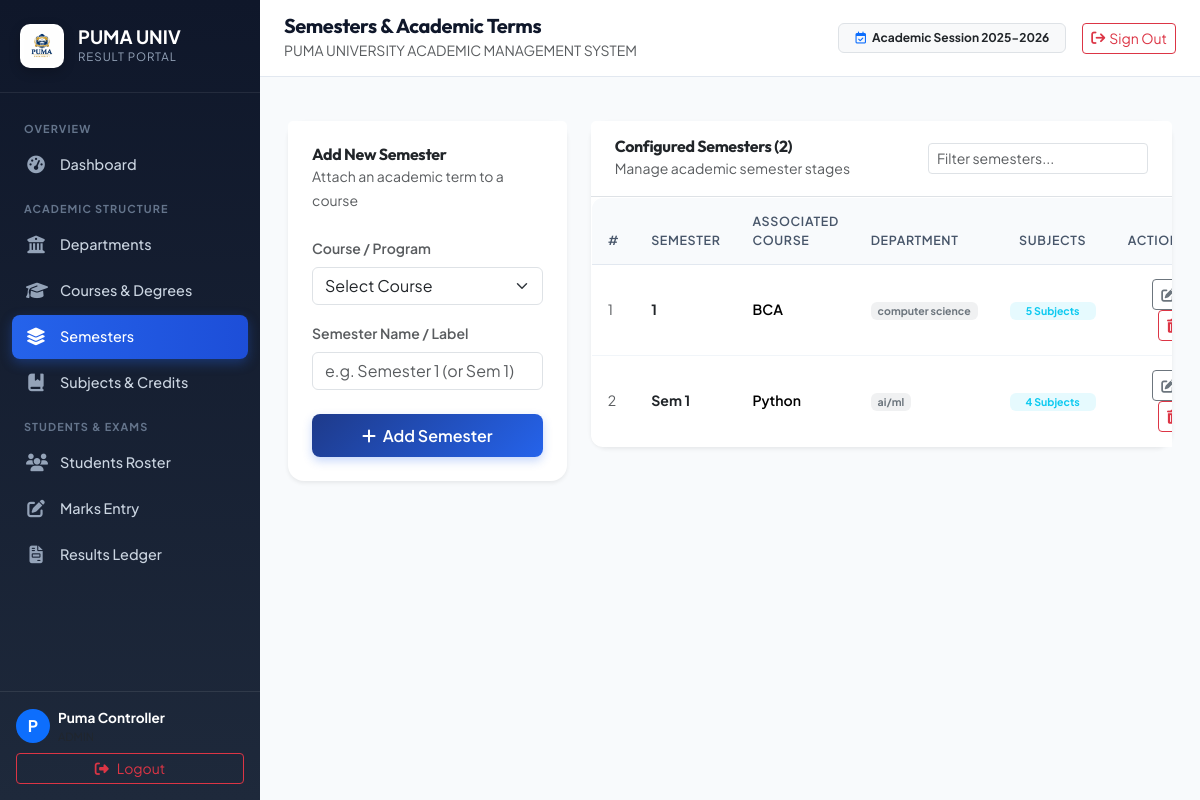
Page /semesters (signed in) on the committed database.
### tables this page shows
CREATE TABLE semesters (
            id INTEGER PRIMARY KEY AUTOINCREMENT,
            name TEXT NOT NULL,
            course_id INTEGER, created_at TIMESTAMP,
            FOREIGN KEY (course_id) REFERENCES courses(id)
        );

### app.py (the view)
@app.route("/semesters")
@admin_required
def semesters_page():
    semesters = database.get_semesters()
    courses = database.get_courses()
    return render_template("semesters.html", semesters=semesters, courses=courses)

### app.py (called while the page is built)
def admin_required(f):
    @wraps(f)
    def decorated_function(*args, **kwargs):
        if "user" not in session or session.get("role") != "admin":
            flash("Admin authentication required.", "danger")
            return redirect(url_for("home"))
        return f(*args, **kwargs)
    return decorated_function

### database.py (called while the page is built)
def get_db():
    conn = sqlite3.connect(DATABASE_PATH)
    conn.row_factory = sqlite3.Row
    conn.execute("PRAGMA foreign_keys = ON;")
    conn.execute("PRAGMA journal_mode = WAL;")
    return conn

def get_courses(department_id: int = None):
    conn = get_db()
    cursor = conn.cursor()
    query = """
        SELECT c.id, c.name, c.code, c.duration_years, c.department_id,
               d.name as department_name,
               COUNT(s.id) as semester_count
        FROM courses c
        JOIN departments d ON c.department_id = d.id
        LEFT JOIN semesters s ON s.course_id = c.id
    """
    params = []
    if department_id:
        query += " WHERE c.department_id = ?"
        params.append(department_id)
    query += " GROUP BY c.id ORDER BY c.name ASC"
    cursor.execute(query, params)
    rows = cursor.fetchall()
    conn.close()
    return [dict(r) for r in rows]

def get_semesters(course_id: int = None):
    conn = get_db()
    cursor = conn.cursor()
    query = """
        SELECT s.id, s.name, s.course_id,
               c.name as course_name,
               d.name as department_name,
               COUNT(sub.id) as subject_count
        FROM semesters s
        JOIN courses c ON s.course_id = c.id
        JOIN departments d ON c.department_id = d.id
        LEFT JOIN subjects sub ON sub.semester_id = s.id
    """
    params = []
    if course_id:
        query += " WHERE s.course_id = ?"
        params.append(course_id)
    query += " GROUP BY s.id ORDER BY s.course_id ASC, s.name ASC"
    cursor.execute(query, params)
    rows = cursor.fetchall()
    conn.close()
    return [dict(r) for r in rows]

### templates/semesters.html (shortened to what this page needs)
{% extends "base.html" %}
{% block page_heading %}Semesters & Academic Terms{% endblock %}
{% block content %}
<div class="container-fluid p-0">
    <div class="row g-4">
        <div class="col-lg-4">
            <div class="card border-0 shadow-sm rounded-4">
                <div class="card-header bg-white border-0 pt-4 px-4 pb-0">
                    <h6 class="fw-bold text-dark mb-0">Add New Semester</h6>
                    <small class="text-muted">Attach an academic term to a course</small>
                </div>
                <div class="card-body p-4">
                    <form method="POST" action="/semesters/add">
                        <div class="mb-3">
                            <label class="form-label fw-semibold small text-muted">Course / Program</label>
                            <select name="course_id" class="form-select" required>
                                <option value="">Select Course</option>
                            </select>
                        </div>
                        <div class="mb-4">
                            <label class="form-label fw-semibold small text-muted">Semester Name / Label</label>
                            <input type="text" name="name" class="form-control" placeholder="e.g. Semester 1 (or Sem 1)" required>
                        </div>
                        <button type="submit" class="btn btn-puma-primary w-100">
                            <i class="fa-solid fa-plus me-1"></i> Add Semester
                        </button>
                    </form>
                </div>
            </div>
        </div>
        <div class="col-lg-8">
            <div class="card border-0 shadow-sm rounded-4">
                <div class="card-header bg-white border-bottom py-3 px-4 d-flex justify-content-between align-items-center">
                    <div>
                        <h6 class="fw-bold text-dark mb-0">Configured Semesters ({{ semesters|length }})</h6>
                        <small class="text-muted">Manage academic semester stages</small>
                    </div>
                    <input type="text" class="form-control form-control-sm" placeholder="Filter semesters..." data-table-search="semTable" style="max-width: 220px;">
                </div>
                <div class="table-responsive">
                    <table class="table table-hover align-middle mb-0 table-modern" id="semTable">
                        <thead>
                            <tr>
                                <th>#</th>
                                <th>Semester</th>
                                <th>Associated Course</th>
                                <th>Department</th>
                                <th class="text-center">Subjects</th>
                                <th class="text-end">Actions</th>
                            </tr>
                        </thead>
                        <tbody>
                            {% for sem in semesters %}
                            <tr>
                                <td class="text-muted">{{ loop.index }}</td>
                                <td class="fw-bold text-dark">{{ sem.name }}</td>
                                <td>
                                    <div class="fw-semibold">{{ sem.course_name }}</div>
                                </td>
                                <td>
                                    <span class="badge bg-secondary bg-opacity-10 text-secondary">{{ sem.department_name }}</span>
                                </td>
                                <td class="text-center">
                                    <span class="badge bg-info bg-opacity-10 text-info px-3 py-1 fw-bold">
                                        {{ sem.subject_count }} Subjects
                                    </span>
                                </td>
                                <td class="text-end">
                                    <button class="btn btn-sm btn-outline-secondary me-1" data-bs-toggle="modal" data-bs-target="#editSemModal{{ sem.id }}">
                                        <i class="fa-solid fa-pen-to-square"></i>
                                    </button>
                                    <form method="POST" action="/semesters/delete/{{ sem.id }}" class="d-inline">
                                        <button type="button" class="btn btn-sm btn-outline-danger" data-confirm-delete="Semester '{{ sem.name }}'">
                                            <i class="fa-solid fa-trash-can"></i>
                                        </button>
                                    </form>
                                </td>
                            </tr>
                            {% endfor %}
                        </tbody>
                    </table>
                </div>
            </div>
        </div>
    </div>
</div>
{% endblock %}

### static/style.css (style rules this page uses)
:root { --primary: #1e3a8a; --primary-light: #3b82f6; --primary-dark: #172554; --accent: #f59e0b; --accent-red: #dc2626; --accent-green: #16a34a; --bg-main: #f8fafc; --card-bg: #ffffff; --text-primary: #0f172a; --text-secondary: #475569; --border-color: #e2e8f0; --sidebar-width: 260px; }
* { box-sizing: border-box; }
body { font-family: 'Plus Jakarta Sans', -apple-system, BlinkMacSystemFont, sans-serif; background-color: var(--bg-main); color: var(--text-primary); min-height: 100vh; overflow-x: hidden; }
h1, h2, h3, h4, h5, h6, .brand-font { font-family: 'Outfit', sans-serif; letter-spacing: -0.02em; }
.table-modern { background: #ffffff; border-radius: 12px; overflow: hidden; border: 1px solid var(--border-color); box-shadow: 0 1px 3px rgba(0,0,0,0.02); }
.table-modern thead th { background: #f8fafc; color: #475569; font-weight: 600; font-size: 0.78rem; text-transform: uppercase; letter-spacing: 0.05em; padding: 0.875rem 1rem; border-bottom: 1px solid var(--border-color); }
.table-modern tbody td { padding: 0.875rem 1rem; vertical-align: middle; font-size: 0.88rem; border-bottom: 1px solid #f1f5f9; }
.table-modern tbody tr:last-child td { border-bottom: none; }
.btn-puma-primary { background: linear-gradient(135deg, #1e3a8a 0%, #2563eb 100%); color: white; border: none; font-weight: 600; padding: 0.6rem 1.25rem; border-radius: 8px; transition: all 0.2s; box-shadow: 0 4px 10px rgba(37, 99, 235, 0.25); }

### rows in the picture
semesters: name "Sem 1", course_name "Python", department_name "ai/ml", subject_count "4"

### other values in the picture
{{ (session.get('user_name') or 'U')[0]|upper }} "P"
{{ session.get('user_name') }} "Puma Controller"
{{ semesters|length }} "2"
{{ sem.name }} "1"
{{ sem.course_name }} "BCA"
{{ sem.department_name }} "computer science"
{{ sem.subject_count }} "5"
